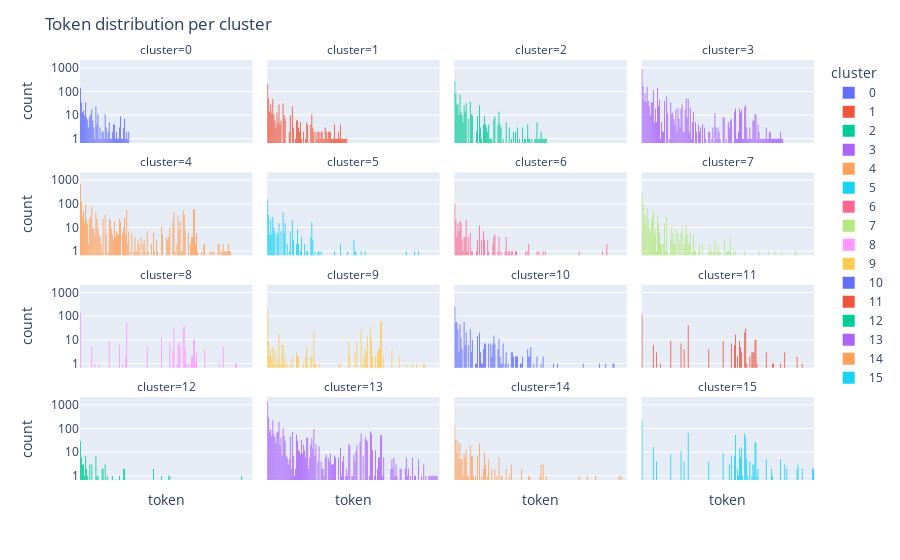

Write notebook code for a chart like this one.
### Code cell
def token_df(X):
    def select(i):
        df = X[[f"token{i}",'cluster']]
        df = df.rename(columns = {f"token{i}":'token'})
        #df.token = df.token.str[:20]
        return df
    return pd.concat([select(1), select(2), select(3)],axis=0)

def token_distribution(df):
    fig = px.histogram(
        df, x="token", 
        facet_col="cluster",  facet_col_wrap=4, 
        log_y=True, 
        category_orders=cluster_order,
        color='cluster'
    )
    #fig.update_xaxes(matches=None)
    fig.update_xaxes(showticklabels=False, visible=True)
    fig.update_layout(title='Token distribution per cluster')
    #fig.update_traces(showlegend=True)
    fig.show()
    
tdf = token_df(fX_train) 
token_distribution(tdf)

### Figure 1 — Plotly figure (JSON) as saved in the notebook; plotly's stock layout.template omitted (floating-point values rounded to 4 significant figures; data arrays with more than 128 entries replaced by an {"elided": "..."} marker saying what was removed)
{"data": [{"alignmentgroup": "True", "bingroup": "x", "hovertemplate": "cluster=0<br>token=%{x}<br>count=%{y}<extra></extra>", "legendgroup": "0", "marker": {"color": "#636efa", "pattern": {"shape": ""}}, "name": "0", "offsetgroup": "0", "orientation": "v", "showlegend": true, "type": "histogram", "x": {"elided": "435 str values"}, "xaxis": "x13", "yaxis": "y13"}, {"alignmentgroup": "True", "bingroup": "x", "hovertemplate": "cluster=1<br>token=%{x}<br>count=%{y}<extra></extra>", "legendgroup": "1", "marker": {"color": "#EF553B", "pattern": {"shape": ""}}, "name": "1", "offsetgroup": "1", "orientation": "v", "showlegend": true, "type": "histogram", "x": {"elided": "633 str values"}, "xaxis": "x14", "yaxis": "y14"}, {"alignmentgroup": "True", "bingroup": "x", "hovertemplate": "cluster=2<br>token=%{x}<br>count=%{y}<extra></extra>", "legendgroup": "2", "marker": {"color": "#00cc96", "pattern": {"shape": ""}}, "name": "2", "offsetgroup": "2", "orientation": "v", "showlegend": true, "type": "histogram", "x": {"elided": "828 str values"}, "xaxis": "x15", "yaxis": "y15"}, {"alignmentgroup": "True", "bingroup": "x", "hovertemplate": "cluster=3<br>token=%{x}<br>count=%{y}<extra></extra>", "legendgroup": "3", "marker": {"color": "#ab63fa", "pattern": {"shape": ""}}, "name": "3", "offsetgroup": "3", "orientation": "v", "showlegend": true, "type": "histogram", "x": {"elided": "2637 str values"}, "xaxis": "x16", "yaxis": "y16"}, {"alignmentgroup": "True", "bingroup": "x", "hovertemplate": "cluster=4<br>token=%{x}<br>count=%{y}<extra></extra>", "legendgroup": "4", "marker": {"color": "#FFA15A", "pattern": {"shape": ""}}, "name": "4", "offsetgroup": "4", "orientation": "v", "showlegend": true, "type": "histogram", "x": {"elided": "2088 str values"}, "xaxis": "x9", "yaxis": "y9"}, {"alignmentgroup": "True", "bingroup": "x", "hovertemplate": "cluster=5<br>token=%{x}<br>count=%{y}<extra></extra>", "legendgroup": "5", "marker": {"color": "#19d3f3", "pattern": {"shape": ""}}, "name": "5", "offsetgroup": "5", "orientation": "v", "showlegend": true, "type": "histogram", "x": {"elided": "456 str values"}, "xaxis": "x10", "yaxis": "y10"}, {"alignmentgroup": "True", "bingroup": "x", "hovertemplate": "cluster=6<br>token=%{x}<br>count=%{y}<extra></extra>", "legendgroup": "6", "marker": {"color": "#FF6692", "pattern": {"shape": ""}}, "name": "6", "offsetgroup": "6", "orientation": "v", "showlegend": true, "type": "histogram", "x": {"elided": "300 str values"}, "xaxis": "x11", "yaxis": "y11"}, {"alignmentgroup": "True", "bingroup": "x", "hovertemplate": "cluster=7<br>token=%{x}<br>count=%{y}<extra></extra>", "legendgroup": "7", "marker": {"color": "#B6E880", "pattern": {"shape": ""}}, "name": "7", "offsetgroup": "7", "orientation": "v", "showlegend": true, "type": "histogram", "x": {"elided": "972 str values"}, "xaxis": "x12", "yaxis": "y12"}, {"alignmentgroup": "True", "bingroup": "x", "hovertemplate": "cluster=8<br>token=%{x}<br>count=%{y}<extra></extra>", "legendgroup": "8", "marker": {"color": "#FF97FF", "pattern": {"shape": ""}}, "name": "8", "offsetgroup": "8", "orientation": "v", "showlegend": true, "type": "histogram", "x": {"elided": "417 str values"}, "xaxis": "x5", "yaxis": "y5"}, {"alignmentgroup": "True", "bingroup": "x", "hovertemplate": "cluster=9<br>token=%{x}<br>count=%{y}<extra></extra>", "legendgroup": "9", "marker": {"color": "#FECB52", "pattern": {"shape": ""}}, "name": "9", "offsetgroup": "9", "orientation": "v", "showlegend": true, "type": "histogram", "x": {"elided": "579 str values"}, "xaxis": "x6", "yaxis": "y6"}, {"alignmentgroup": "True", "bingroup": "x", "hovertemplate": "cluster=10<br>token=%{x}<br>count=%{y}<extra></extra>", "legendgroup": "10", "marker": {"color": "#636efa", "pattern": {"shape": ""}}, "name": "10", "offsetgroup": "10", "orientation": "v", "showlegend": true, "type": "histogram", "x": {"elided": "771 str values"}, "xaxis": "x7", "yaxis": "y7"}, {"alignmentgroup": "True", "bingroup": "x", "hovertemplate": "cluster=11<br>token=%{x}<br>count=%{y}<extra></extra>", "legendgroup": "11", "marker": {"color": "#EF553B", "pattern": {"shape": ""}}, "name": "11", "offsetgroup": "11", "orientation": "v", "showlegend": true, "type": "histogram", "x": {"elided": "345 str values"}, "xaxis": "x8", "yaxis": "y8"}, {"alignmentgroup": "True", "bingroup": "x", "hovertemplate": "cluster=12<br>token=%{x}<br>count=%{y}<extra></extra>", "legendgroup": "12", "marker": {"color": "#00cc96", "pattern": {"shape": ""}}, "name": "12", "offsetgroup": "12", "orientation": "v", "showlegend": true, "type": "histogram", "x": ["0xC02aaA39b223FE8D0A0e5C4F27eAD9083C756Cc2", "0xC02aaA39b223FE8D0A0e5C4F27eAD9083C756Cc2", "0xC02aaA39b223FE8D0A0e5C4F27eAD9083C756Cc2", "0xC02aaA39b223FE8D0A0e5C4F27eAD9083C756Cc2", "0xC02aaA39b223FE8D0A0e5C4F27eAD9083C756Cc2", "0xC02aaA39b223FE8D0A0e5C4F27eAD9083C756Cc2", "0xC02aaA39b223FE8D0A0e5C4F27eAD9083C756Cc2", "0xC02aaA39b223FE8D0A0e5C4F27eAD9083C756Cc2", "0xC02aaA39b223FE8D0A0e5C4F27eAD9083C756Cc2", "0xC02aaA39b223FE8D0A0e5C4F27eAD9083C756Cc2", "0xC02aaA39b223FE8D0A0e5C4F27eAD9083C756Cc2", "0xC02aaA39b223FE8D0A0e5C4F27eAD9083C756Cc2", "0xC02aaA39b223FE8D0A0e5C4F27eAD9083C756Cc2", "0xC02aaA39b223FE8D0A0e5C4F27eAD9083C756Cc2", "0xC02aaA39b223FE8D0A0e5C4F27eAD9083C756Cc2", "0xC02aaA39b223FE8D0A0e5C4F27eAD9083C756Cc2", "0xC02aaA39b223FE8D0A0e5C4F27eAD9083C756Cc2", "0xC02aaA39b223FE8D0A0e5C4F27eAD9083C756Cc2", "0xC02aaA39b223FE8D0A0e5C4F27eAD9083C756Cc2", "0xC02aaA39b223FE8D0A0e5C4F27eAD9083C756Cc2", "0xC02aaA39b223FE8D0A0e5C4F27eAD9083C756Cc2", "0xC02aaA39b223FE8D0A0e5C4F27eAD9083C756Cc2", "0xC02aaA39b223FE8D0A0e5C4F27eAD9083C756Cc2", "0xC02aaA39b223FE8D0A0e5C4F27eAD9083C756Cc2", "0xC02aaA39b223FE8D0A0e5C4F27eAD9083C756Cc2", "0xC02aaA39b223FE8D0A0e5C4F27eAD9083C756Cc2", "0xC02aaA39b223FE8D0A0e5C4F27eAD9083C756Cc2", "0xC02aaA39b223FE8D0A0e5C4F27eAD9083C756Cc2", "0xC02aaA39b223FE8D0A0e5C4F27eAD9083C756Cc2", "0x6B3595068778DD592e39A122f4f5a5cF09C90fE2", "0x4b7DfAe2567181E54776337C840e142ACb42AA1F", "0x7777770f8A6632ff043c8833310e245EBa9209E6", "0x78a685E0762096ed0F98107212e98F8C35A9D1D8", "0x45f24BaEef268BB6d63AEe5129015d69702BCDfa", "0x4b7DfAe2567181E54776337C840e142ACb42AA1F", "0xA0b86991c6218b36c1d19D4a2e9Eb0cE3606eB48", "0x4b7DfAe2567181E54776337C840e142ACb42AA1F", "0xa507570aEa52368F88D4eC11C1F97851270cd117", "0x4b7DfAe2567181E54776337C840e142ACb42AA1F", "0x4b7DfAe2567181E54776337C840e142ACb42AA1F", "0xa507570aEa52368F88D4eC11C1F97851270cd117", "0x1E18821E69B9FAA8e6e75DFFe54E7E25754beDa0", "0xdF5e0e81Dff6FAF3A7e52BA697820c5e32D806A8", "0xEddda06A90FfaAEa3DB0C308F29F5798b7DE4325", "0xdF5e0e81Dff6FAF3A7e52BA697820c5e32D806A8", "0x4b7DfAe2567181E54776337C840e142ACb42AA1F", "0x4b7DfAe2567181E54776337C840e142ACb42AA1F", "0xBA11D00c5f74255f56a5E366F4F77f5A186d7f55", "0x9E78b8274e1D6a76a0dBbf90418894DF27cBCEb5", "0x33c23d44679433A88B89ca38D3311A9a3D160699", "0x1E18821E69B9FAA8e6e75DFFe54E7E25754beDa0", "0x7777770f8A6632ff043c8833310e245EBa9209E6", "0x4D953cf077c0C95Ba090226E59A18FcF97db44EC", "0x45f24BaEef268BB6d63AEe5129015d69702BCDfa", "0xdF5e0e81Dff6FAF3A7e52BA697820c5e32D806A8", "0x57Ab1ec28D129707052df4dF418D58a2D46d5f51", "0x57Ab1ec28D129707052df4dF418D58a2D46d5f51", "0x57Ab1ec28D129707052df4dF418D58a2D46d5f51", "0x1E18821E69B9FAA8e6e75DFFe54E7E25754beDa0", "0x1E18821E69B9FAA8e6e75DFFe54E7E25754beDa0", "0xf911a7ec46a2c6fa49193212fe4a2a9B95851c27", "0xaaAEBE6Fe48E54f431b0C390CfaF0b017d09D42d", "0xdAC17F958D2ee523a2206206994597C13D831ec7", "0x1E18821E69B9FAA8e6e75DFFe54E7E25754beDa0", "0xa93D5Cfaa41193b13321c035b4bDD2B534172762", "0xD46bA6D942050d489DBd938a2C909A5d5039A161", "0x6B3595068778DD592e39A122f4f5a5cF09C90fE2", "0x1E18821E69B9FAA8e6e75DFFe54E7E25754beDa0", "0x0bc529c00C6401aEF6D220BE8C6Ea1667F6Ad93e", "0x6B3595068778DD592e39A122f4f5a5cF09C90fE2", "0x6B3595068778DD592e39A122f4f5a5cF09C90fE2", "0xD7B7d3C0bdA57723Fb54ab95Fd8F9EA033AF37f2", "0x6B3595068778DD592e39A122f4f5a5cF09C90fE2", "0xD7B7d3C0bdA57723Fb54ab95Fd8F9EA033AF37f2", "0x1E18821E69B9FAA8e6e75DFFe54E7E25754beDa0", "0x0bc529c00C6401aEF6D220BE8C6Ea1667F6Ad93e", "0xa93D5Cfaa41193b13321c035b4bDD2B534172762", "0x7b123f53421b1bF8533339BFBdc7C98aA94163db", "0x6B3595068778DD592e39A122f4f5a5cF09C90fE2", "0x4B4F5286e0f93E965292B922B9Cd1677512F1222", "0xf911a7ec46a2c6fa49193212fe4a2a9B95851c27", "0xdAC17F958D2ee523a2206206994597C13D831ec7", "0xdAC17F958D2ee523a2206206994597C13D831ec7", "0xD7B7d3C0bdA57723Fb54ab95Fd8F9EA033AF37f2", "0x68A118Ef45063051Eac49c7e647CE5Ace48a68a5", "0x68A118Ef45063051Eac49c7e647CE5Ace48a68a5", "0x68A118Ef45063051Eac49c7e647CE5Ace48a68a5"], "xaxis": "x", "yaxis": "y"}, {"alignmentgroup": "True", "bingroup": "x", "hovertemplate": "cluster=13<br>token=%{x}<br>count=%{y}<extra></extra>", "legendgroup": "13", "marker": {"color": "#ab63fa", "pattern": {"shape": ""}}, "name": "13", "offsetgroup": "13", "orientation": "v", "showlegend": true, "type": "histogram", "x": {"elided": "4275 str values"}, "xaxis": "x2", "yaxis": "y2"}, {"alignmentgroup": "True", "bingroup": "x", "hovertemplate": "cluster=14<br>token=%{x}<br>count=%{y}<extra></extra>", "legendgroup": "14", "marker": {"color": "#FFA15A", "pattern": {"shape": ""}}, "name": "14", "offsetgroup": "14", "orientation": "v", "showlegend": true, "type": "histogram", "x": {"elided": "399 str values"}, "xaxis": "x3", "yaxis": "y3"}, {"alignmentgroup": "True", "bingroup": "x", "hovertemplate": "cluster=15<br>token=%{x}<br>count=%{y}<extra></extra>", "legendgroup": "15", "marker": {"color": "#19d3f3", "pattern": {"shape": ""}}, "name": "15", "offsetgroup": "15", "orientation": "v", "showlegend": true, "type": "histogram", "x": {"elided": "654 str values"}, "xaxis": "x4", "yaxis": "y4"}], "layout": {"annotations": [{"font": {}, "showarrow": false, "text": "cluster=12", "x": 0.1175, "xanchor": "center", "xref": "paper", "y": 0.1975, "yanchor": "bottom", "yref": "paper"}, {"font": {}, "showarrow": false, "text": "cluster=13", "x": 0.3725, "xanchor": "center", "xref": "paper", "y": 0.1975, "yanchor": "bottom", "yref": "paper"}, {"font": {}, "showarrow": false, "text": "cluster=14", "x": 0.6275, "xanchor": "center", "xref": "paper", "y": 0.1975, "yanchor": "bottom", "yref": "paper"}, {"font": {}, "showarrow": false, "text": "cluster=15", "x": 0.8825, "xanchor": "center", "xref": "paper", "y": 0.1975, "yanchor": "bottom", "yref": "paper"}, {"font": {}, "showarrow": false, "text": "cluster=8", "x": 0.1175, "xanchor": "center", "xref": "paper", "y": 0.465, "yanchor": "bottom", "yref": "paper"}, {"font": {}, "showarrow": false, "text": "cluster=9", "x": 0.3725, "xanchor": "center", "xref": "paper", "y": 0.465, "yanchor": "bottom", "yref": "paper"}, {"font": {}, "showarrow": false, "text": "cluster=10", "x": 0.6275, "xanchor": "center", "xref": "paper", "y": 0.465, "yanchor": "bottom", "yref": "paper"}, {"font": {}, "showarrow": false, "text": "cluster=11", "x": 0.8825, "xanchor": "center", "xref": "paper", "y": 0.465, "yanchor": "bottom", "yref": "paper"}, {"font": {}, "showarrow": false, "text": "cluster=4", "x": 0.1175, "xanchor": "center", "xref": "paper", "y": 0.7325, "yanchor": "bottom", "yref": "paper"}, {"font": {}, "showarrow": false, "text": "cluster=5", "x": 0.3725, "xanchor": "center", "xref": "paper", "y": 0.7325, "yanchor": "bottom", "yref": "paper"}, {"font": {}, "showarrow": false, "text": "cluster=6", "x": 0.6275, "xanchor": "center", "xref": "paper", "y": 0.7325, "yanchor": "bottom", "yref": "paper"}, {"font": {}, "showarrow": false, "text": "cluster=7", "x": 0.8825, "xanchor": "center", "xref": "paper", "y": 0.7325, "yanchor": "bottom", "yref": "paper"}, {"font": {}, "showarrow": false, "text": "cluster=0", "x": 0.1175, "xanchor": "center", "xref": "paper", "y": 1, "yanchor": "bottom", "yref": "paper"}, {"font": {}, "showarrow": false, "text": "cluster=1", "x": 0.3725, "xanchor": "center", "xref": "paper", "y": 1, "yanchor": "bottom", "yref": "paper"}, {"font": {}, "showarrow": false, "text": "cluster=2", "x": 0.6275, "xanchor": "center", "xref": "paper", "y": 1, "yanchor": "bottom", "yref": "paper"}, {"font": {}, "showarrow": false, "text": "cluster=3", "x": 0.8825, "xanchor": "center", "xref": "paper", "y": 1, "yanchor": "bottom", "yref": "paper"}], "barmode": "relative", "legend": {"title": {"text": "cluster"}, "tracegroupgap": 0}, "margin": {"t": 60}, "title": {"text": "Token distribution per cluster"}, "xaxis": {"anchor": "y", "domain": [0, 0.235], "showticklabels": false, "title": {"text": "token"}, "visible": true}, "xaxis10": {"anchor": "y10", "domain": [0.255, 0.49], "matches": "x", "showticklabels": false, "visible": true}, "xaxis11": {"anchor": "y11", "domain": [0.51, 0.745], "matches": "x", "showticklabels": false, "visible": true}, "xaxis12": {"anchor": "y12", "domain": [0.765, 1.0], "matches": "x", "showticklabels": false, "visible": true}, "xaxis13": {"anchor": "y13", "domain": [0, 0.235], "matches": "x", "showticklabels": false, "visible": true}, "xaxis14": {"anchor": "y14", "domain": [0.255, 0.49], "matches": "x", "showticklabels": false, "visible": true}, "xaxis15": {"anchor": "y15", "domain": [0.51, 0.745], "matches": "x", "showticklabels": false, "visible": true}, "xaxis16": {"anchor": "y16", "domain": [0.765, 1.0], "matches": "x", "showticklabels": false, "visible": true}, "xaxis2": {"anchor": "y2", "domain": [0.255, 0.49], "matches": "x", "showticklabels": false, "title": {"text": "token"}, "visible": true}, "xaxis3": {"anchor": "y3", "domain": [0.51, 0.745], "matches": "x", "showticklabels": false, "title": {"text": "token"}, "visible": true}, "xaxis4": {"anchor": "y4", "domain": [0.765, 1.0], "matches": "x", "showticklabels": false, "title": {"text": "token"}, "visible": true}, "xaxis5": {"anchor": "y5", "domain": [0, 0.235], "matches": "x", "showticklabels": false, "visible": true}, "xaxis6": {"anchor": "y6", "domain": [0.255, 0.49], "matches": "x", "showticklabels": false, "visible": true}, "xaxis7": {"anchor": "y7", "domain": [0.51, 0.745], "matches": "x", "showticklabels": false, "visible": true}, "xaxis8": {"anchor": "y8", "domain": [0.765, 1.0], "matches": "x", "showticklabels": false, "visible": true}, "xaxis9": {"anchor": "y9", "domain": [0, 0.235], "matches": "x", "showticklabels": false, "visible": true}, "yaxis": {"anchor": "x", "domain": [0, 0.1975], "title": {"text": "count"}, "type": "log"}, "yaxis10": {"anchor": "x10", "domain": [0.535, 0.7325], "matches": "y", "showticklabels": false, "type": "log"}, "yaxis11": {"anchor": "x11", "domain": [0.535, 0.7325], "matches": "y", "showticklabels": false, "type": "log"}, "yaxis12": {"anchor": "x12", "domain": [0.535, 0.7325], "matches": "y", "showticklabels": false, "type": "log"}, "yaxis13": {"anchor": "x13", "domain": [0.8025, 1], "matches": "y", "title": {"text": "count"}, "type": "log"}, "yaxis14": {"anchor": "x14", "domain": [0.8025, 1], "matches": "y", "showticklabels": false, "type": "log"}, "yaxis15": {"anchor": "x15", "domain": [0.8025, 1], "matches": "y", "showticklabels": false, "type": "log"}, "yaxis16": {"anchor": "x16", "domain": [0.8025, 1], "matches": "y", "showticklabels": false, "type": "log"}, "yaxis2": {"anchor": "x2", "domain": [0, 0.1975], "matches": "y", "showticklabels": false, "type": "log"}, "yaxis3": {"anchor": "x3", "domain": [0, 0.1975], "matches": "y", "showticklabels": false, "type": "log"}, "yaxis4": {"anchor": "x4", "domain": [0, 0.1975], "matches": "y", "showticklabels": false, "type": "log"}, "yaxis5": {"anchor": "x5", "domain": [0.2675, 0.465], "matches": "y", "title": {"text": "count"}, "type": "log"}, "yaxis6": {"anchor": "x6", "domain": [0.2675, 0.465], "matches": "y", "showticklabels": false, "type": "log"}, "yaxis7": {"anchor": "x7", "domain": [0.2675, 0.465], "matches": "y", "showticklabels": false, "type": "log"}, "yaxis8": {"anchor": "x8", "domain": [0.2675, 0.465], "matches": "y", "showticklabels": false, "type": "log"}, "yaxis9": {"anchor": "x9", "domain": [0.535, 0.7325], "matches": "y", "title": {"text": "count"}, "type": "log"}}}
